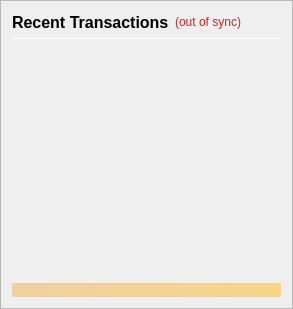
                <widget class="QFrame" name="frame_RecentTransactions">
                 <property name="minimumSize">
                  <size>
                   <width>0</width>
                   <height>0</height>
                  </size>
                 </property>
                 <property name="frameShape">
                  <enum>QFrame::StyledPanel</enum>
                 </property>
                 <property name="frameShadow">
                  <enum>QFrame::Raised</enum>
                 </property>
                 <layout class="QVBoxLayout" name="verticalLayout_1" stretch="0,0,0,0,0">
                  <item>
                   <layout class="QHBoxLayout" name="horizontalLayout_2">
                    <item>
                     <widget class="QLabel" name="label_4">
                      <property name="minimumSize">
                       <size>
                        <width>0</width>
                        <height>20</height>
                       </size>
                      </property>
                      <property name="font">
                       <font>
                        <pointsize>12</pointsize>
                        <weight>75</weight>
                        <bold>true</bold>
                       </font>
                      </property>
                      <property name="text">
                       <string>Recent Transactions</string>
                      </property>
                     </widget>
                    </item>
                    <item>
                     <widget class="QLabel" name="labelTransactionsStatus">
                      <property name="cursor">
                       <cursorShape>WhatsThisCursor</cursorShape>
                      </property>
                      <property name="toolTip">
                       <string>The displayed information may be out of date. Your wallet automatically synchronizes with the Exor network after a connection is established, but this process has not completed yet.</string>
                      </property>
                      <property name="styleSheet">
                       <string notr="true">QLabel { color: #cc2222; }</string>
                      </property>
                      <property name="text">
                       <string notr="true">(out of sync)</string>
                      </property>
                      <property name="alignment">
                       <set>Qt::AlignRight|Qt::AlignTrailing|Qt::AlignVCenter</set>
                      </property>
                     </widget>
                    </item>
                    <item>
                     <spacer name="horizontalSpacer">
                      <property name="orientation">
                       <enum>Qt::Horizontal</enum>
                      </property>
                      <property name="sizeHint" stdset="0">
                       <size>
                        <width>40</width>
                        <height>20</height>
                       </size>
                      </property>
                     </spacer>
                    </item>
                   </layout>
                  </item>
                  <item>
                   <widget class="Line" name="line">
                    <property name="minimumSize">
                     <size>
                      <width>0</width>
                      <height>1</height>
                     </size>
                    </property>
                    <property name="maximumSize">
                     <size>
                      <width>16777215</width>
                      <height>1</height>
                     </size>
                    </property>
                    <property name="orientation">
                     <enum>Qt::Horizontal</enum>
                    </property>
                   </widget>
                  </item>
                  <item>
                   <widget class="QListView" name="listTransactions">
                    <property name="minimumSize">
                     <size>
                      <width>0</width>
                      <height>0</height>
                     </size>
                    </property>
                    <property name="styleSheet">
                     <string notr="true">QListView { background: transparent; }</string>
                    </property>
                    <property name="frameShape">
                     <enum>QFrame::NoFrame</enum>
                    </property>
                    <property name="verticalScrollBarPolicy">
                     <enum>Qt::ScrollBarAlwaysOff</enum>
                    </property>
                    <property name="horizontalScrollBarPolicy">
                     <enum>Qt::ScrollBarAlwaysOff</enum>
                    </property>
                    <property name="selectionMode">
                     <enum>QAbstractItemView::NoSelection</enum>
                    </property>
                   </widget>
                  </item>
                  <item>
                   <spacer name="verticalSpacer_2">
                    <property name="orientation">
                     <enum>Qt::Vertical</enum>
                    </property>
                    <property name="sizeType">
                     <enum>QSizePolicy::Expanding</enum>
                    </property>
                    <property name="sizeHint" stdset="0">
                     <size>
                      <width>20</width>
                      <height>40</height>
                     </size>
                    </property>
                   </spacer>
                  </item>
                  <item>
                   <widget class="QLabel" name="labelAlerts">
                    <property name="maximumSize">
                     <size>
                      <width>16777215</width>
                      <height>16777215</height>
                     </size>
                    </property>
                    <property name="styleSheet">
                     <string notr="true">background-color: qlineargradient(x1: 0, y1: 0, x2: 1, y2: 0, stop:0 #F0D0A0, stop:1 #F8D488); color:#000000;</string>
                    </property>
                    <property name="text">
                     <string/>
                    </property>
                    <property name="wordWrap">
                     <bool>true</bool>
                    </property>
                    <property name="margin">
                     <number>3</number>
                    </property>
                   </widget>
                  </item>
                 </layout>
                </widget>
